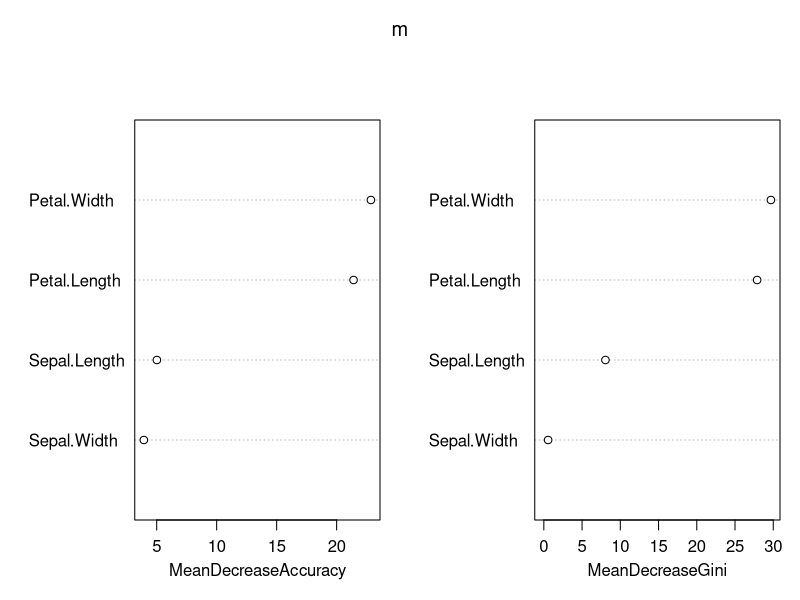
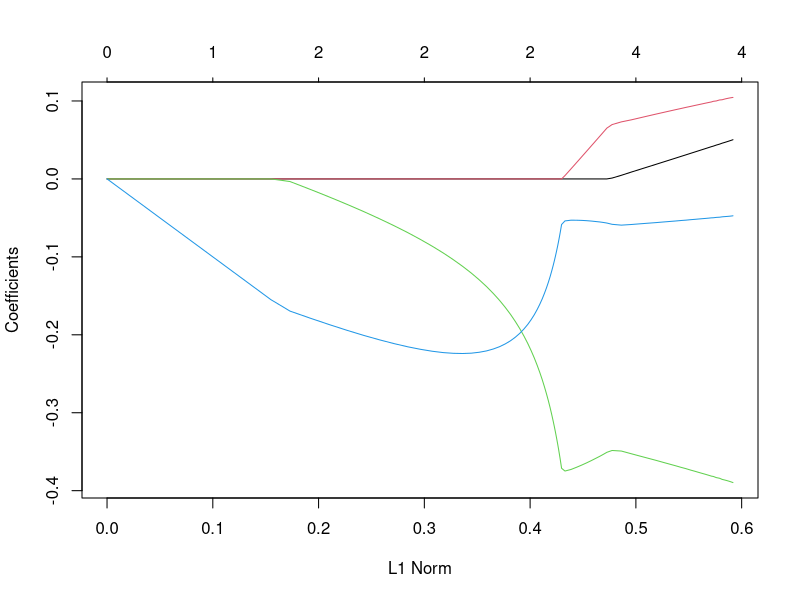
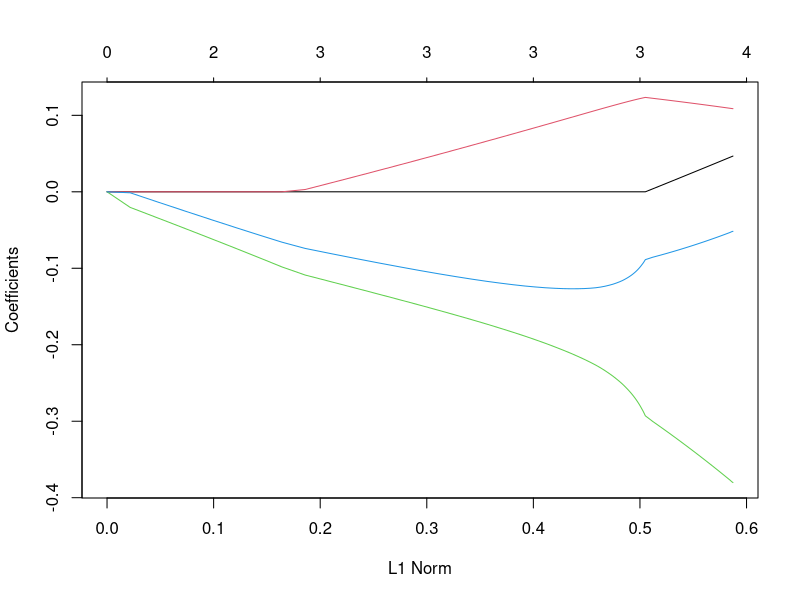

Recreate these plots in R, in order.


# Dependencies ------------------------------------------------------------

library(randomForest)
library(glmnet)

# iris example ------------------------------------------------------------

data("iris")


iris$bin <- factor(iris$Species == "setosa")

m <- randomForest(bin ~ . - Species, data = iris, importance = TRUE)

gamma <- 1 - (m$importance[, "MeanDecreaseGini"] / sum(m$importance[, "MeanDecreaseGini"]))

betas <- coef(glm(bin ~ . - Species, data = iris, family = binomial))[-1]

pen.f <- (1 / abs(betas))^(1 / gamma)
 
varImpPlot(m)

X <- scale(model.matrix(bin ~ . - Species, data = iris))[, -1]
Y <- as.numeric(iris$bin) - 1

plot(glmnet(x = X, y = Y, penalty.factor = pen.f, alpha = 0.5))
plot(glmnet(x = X, y = Y, alpha = 0.5))
